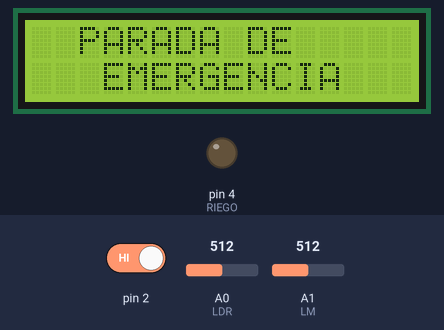
Simulated run of this sketch. Board: Arduino Uno, built with avr-gcc and run on an emulated ATmega328P. On the bench: 16×2 character LCD, output pins drawn as LEDs (lit = HIGH). Inputs (shaded band) come from the test bench; at power-on: pin 2 HIGH, A0 (LDR) = 512, A1 (LM) = 512.

Above: at 1.2 s.
1.3 s: pin 2 driven LOW
At 1.71 s:
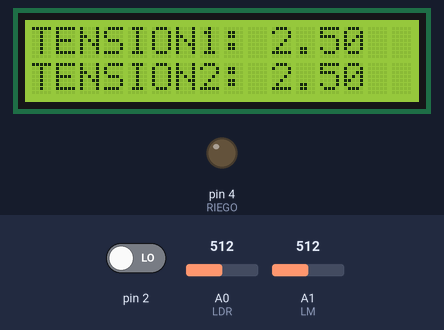
3.8 s: A0 (LDR) set to 804
At 4.19 s:
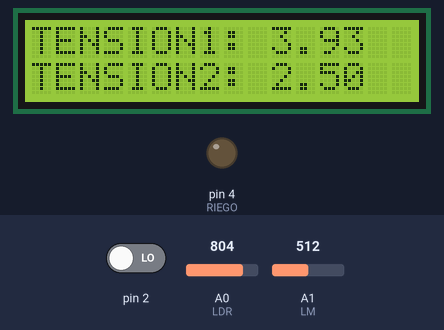
5.4 s: A0 (LDR) set to 836
At 5.64 s:
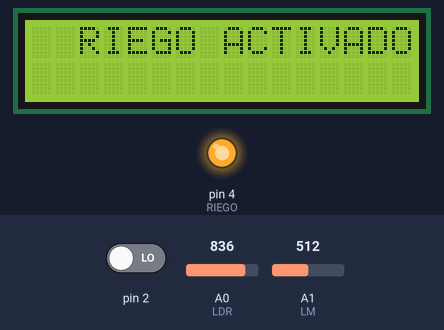
7.7 s: A0 (LDR) set to 511
At 8.1 s:
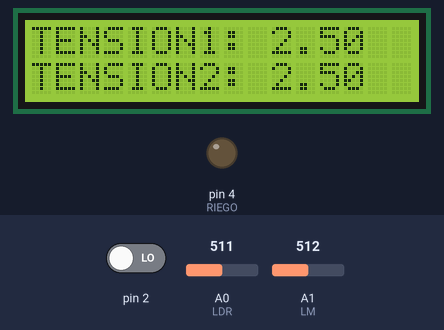
10.2 s: A1 (LM) set to 716
At 10.58 s:
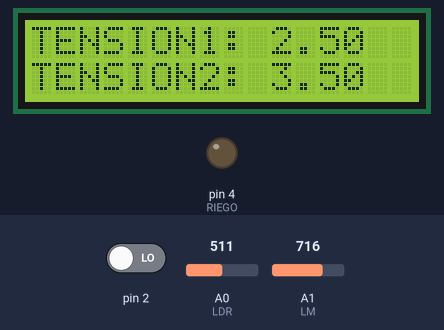
11.8 s: A1 (LM) set to 306
At 12.04 s:
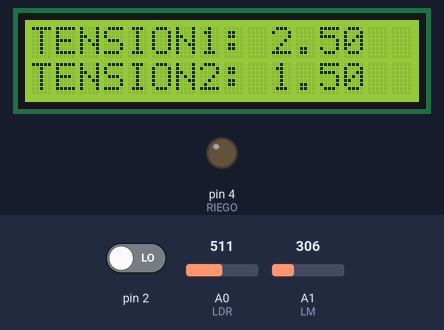
Timing chart, 0 to 14.3 s (numbered marks = the images above; inputs shaded):
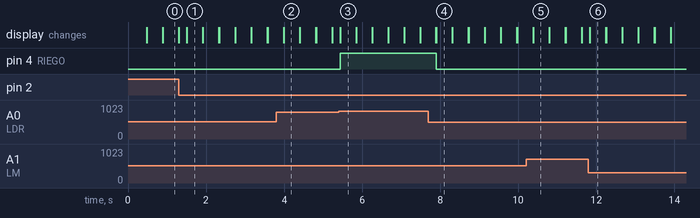

The sketch:

Ej20.ino
```cpp
//#include <TimerOne.h>
#include <LiquidCrystal.h>

#define RIEGO 4
#define LDR A0
#define LM A1
float TEMP;
float LUZ;
int MP;

LiquidCrystal DISP(13,12,11,10,9,8);

void setup() {
 // Timer1.initialize(200000);
 // Timer1.attachInterrupt(CLEAR);
  DISP.begin(16,2);
  DISP.clear();
  pinMode(RIEGO, OUTPUT);
  attachInterrupt(digitalPinToInterrupt(2),MANO,FALLING);
}

void loop() {
  TEMP = analogRead(LM);
  LUZ = analogRead(LDR);

  if(MP==1){
    if(LUZ*5/1023 < 4 && TEMP*5/1023 < 4)
    {
      digitalWrite(RIEGO, LOW);
      DISP.setCursor(0,0);
      DISP.print("TENSION1:");
      DISP.setCursor(10,0);
      DISP.print(LUZ*5/1023);
      DISP.setCursor(0,1);
      DISP.print("TENSION2:");
      DISP.setCursor(10,1);
      DISP.print(TEMP*5/1023);
      delay(200);
      DISP.clear();
    }
    if(LUZ*5/1023 >= 4 || TEMP*5/1023 >= 4)
    {
      digitalWrite(RIEGO, HIGH);
      DISP.setCursor(2,0);
      DISP.print("RIEGO ACTIVADO");
      delay(200);
      DISP.clear();
    }
  }

  if(MP==0){
    DISP.setCursor(2,0);
    DISP.print("PARADA DE");
    DISP.setCursor(3,1);
    DISP.print("EMERGENCIA");
    delay(200);
    DISP.clear();
  }


}

void MANO(){
  MP = !MP;
}
/*
void CLEAR(){
  DISP.clear();
}
*/
```

Measured:
- the behaviour switches between 818 and 819 on A0 (LDR) (found by bisection; images 2 and 3)
- after the input at 1.3 s, the display: changes after 0.21 s (image 1)
- after the input at 3.8 s, the display: first differs from a run without the input after 0.19 s (image 2)
- after the input at 5.4 s, pin 4 (RIEGO): LOW → HIGH at once; the display: changes at once (image 3)
- after the input at 7.7 s, pin 4 (RIEGO): HIGH → LOW after 0.19 s; the display: first differs from a run without the input after 0.20 s (image 4)
- after the input at 10.2 s, the display: first differs from a run without the input after 0.19 s (image 5)
- after the input at 11.8 s, the display: changes at once (image 6)
